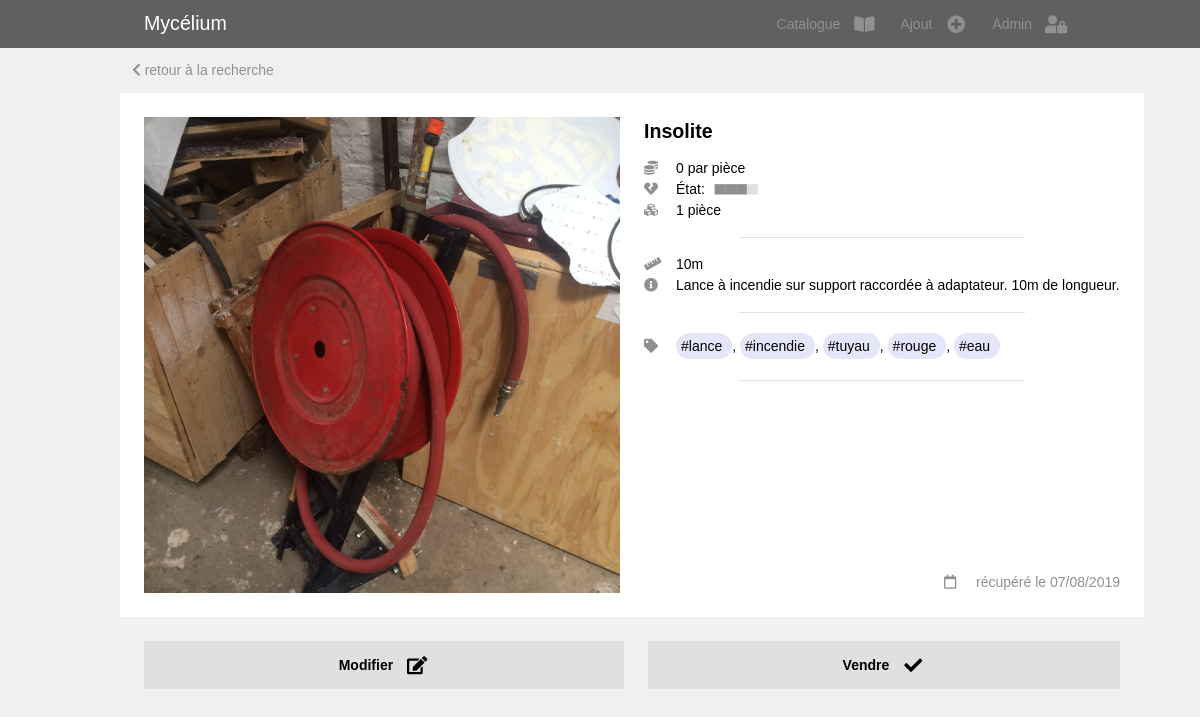
Screenshot of /item_page.php?id=3 with the database file from the repository.
### tables this page shows
CREATE TABLE IF NOT EXISTS `catalogue` (
  `ID` int(11) NOT NULL AUTO_INCREMENT,
  `ID_categorie` int(11) NOT NULL,
  `ID_souscategorie` int(11) NOT NULL,
  `pieces` int(11) NOT NULL,
  `dimensions` varchar(255) NOT NULL,
  `etat` int(11) NOT NULL,
  `tags` text NOT NULL,
  `remarques` text NOT NULL,
  `date_ajout` datetime NOT NULL DEFAULT CURRENT_TIMESTAMP,
  `poids` float NOT NULL,
  `prix` float NOT NULL,
  `localisation` varchar(255) NOT NULL,
  PRIMARY KEY (`ID`)
);

CREATE TABLE IF NOT EXISTS `categorie` (
  `ID` int(11) NOT NULL AUTO_INCREMENT,
  `nom` varchar(255) NOT NULL,
  PRIMARY KEY (`ID`)
);

### item_page.php (the view, shortened to what this page needs)
<!DOCTYPE html>
<html lang="en">
<head>
  <link rel="stylesheet" href="css/w3.css">
  <link rel="stylesheet" href="https://use.fontawesome.com/releases/v5.7.0/css/all.css">
  <link rel="stylesheet" href="https://indestructibletype.com/fonts/Jost.css" type="text/css" charset="utf-8" />
  <link rel="stylesheet" href="css/main.css">
  <link rel="stylesheet" href="css/item.css">
  <link rel="stylesheet" href="css/add_form.css">
</head>
<body>
  <?php
    include('header.php');
  ?>
  <?php
    include('connection_db.php')
  ?>
  <?php
    if (isset($_GET['id'])){
      $id = htmlspecialchars($_GET['id']);
    } else{
      $id = 0;
    }
  ?>
  <div class="quasi-fullwidth space-header">
  <div class="item-single-container">
  <div class="item-single-content">
    <a href="javascript:history.back()" class="retour"> <i class="fas fa-chevron-left"></i> retour à la recherche </a>
  <?php
    $req = $bdd->prepare('  SELECT
                            c.ID AS ID_item, c.ID_categorie, c.ID_souscategorie, c.pieces AS pieces, c.dimensions AS dimensions, c.etat AS etat, c.tags AS tags, c.prix AS prix, c.poids AS poids, c.remarques AS remarques, c.localisation AS localisation, DATE_FORMAT(c.date_ajout, \'%d/%m/%Y\') AS date_ajout_fr,
                            cat.ID, cat.nom AS categorie,
                            sscat.ID AS sscatID, sscat.ID_categorie, sscat.unite AS unitesscat, sscat.prix AS prixsscat, sscat.nom AS sous_categorie
                            FROM catalogue c
                            INNER JOIN categorie cat ON c.ID_categorie=cat.ID
                            INNER JOIN souscategorie sscat ON c.ID_souscategorie=sscat.ID
                            WHERE c.id=:id');
    $req->bindValue(':id', $id, PDO::PARAM_INT);
    $req->execute();
  ?>
  <?php
    if ($req->rowCount() > 0) {
      $item = $req->fetch();
      include('item.php'); ?>
      <div class="item-buttons-container">
        <button class="button-flex item-button" onclick="window.location.href = 'edit_form.php?id=<?php echo $id;?>';">
          <div class="button-title">Modifier</div>
          <i class='button-icon w3-large fas fa-edit'></i>
        </button>
        <button class="button-flex item-button" onclick="document.getElementById('modal_sell').style.display='block'">
          <div class="button-title">Vendre</div>
          <i class='button-icon w3-large fas fa-check'></i>
        </button>
      </div>
      <?php
    }
    else{
      echo '<h3 class="w3-container"> Cet objet n\'existe pas </h3>';
      $item=0;
    }
  ?>
  </div>
  </div>
  </div>
</body>
</html>

### header.php
<div class="header-container">
  <div class="header quasi-fullwidth">
    <div class="header-title"><a href="catalogue.php">Mycélium</a></div>
    <a href="catalogue.php" class="nav-button
      <?php if(in_array(basename($_SERVER['PHP_SELF']),array("catalogue.php","item_page2.php"))){
          echo "page-selected"; } ?>">
      <div class="nav-title">Catalogue</div>
      <i class="nav-icon w3-large fas fa-book-open"></i>
    </a>
    <a href="add_form.php" class="nav-button
      <?php if(basename($_SERVER['PHP_SELF'])=="add_form.php"){
          echo "page-selected"; } ?>">
      <div class="nav-title">Ajout</div>
      <i class="nav-icon w3-large fas fa-plus-circle"></i>
    </a>
    <a href="log.php" class="nav-button
      <?php if(basename($_SERVER['PHP_SELF'])=="log.php"){
          echo "page-selected"; } ?>">
      <div class="nav-title">Admin</div>
      <i class="nav-icon w3-large fas fa-user-lock"></i>
    </a>
  </div>
</div>

### item.php (shortened to what this page needs)
<?php
  $prix = $item['prix'];
  $piece = "1 pièce";
  $tags = explode(", ",$item['tags']);
  if ($item['dimensions']==''){
    $dimensions='non-disponibles';
  }
  else{
    $dimensions=$item['dimensions'];
  }
  if ($item['remarques']==''){
    $remarques='pas de remarques';
  }
  else{
    $remarques=$item['remarques'];
  }
?>
<div class='item'>
  <div class="item-photo-container">
      <?php
      echo '<img class="item-photo" src="photos/' . $item['ID_item'] . '.jpg" />'
      ?>
  </div>
  <div class="item-text-container">
    <div class='item-categorie-container'>
      <?php
      if ($item['sous_categorie']!='Autre'){
        ?>
        <span class="item-souscategorie"> <?php echo $item['sous_categorie']; ?> </span>
        <span class="item-categorie"> (<?php echo $item['categorie']; ?>) </span>
      <?php
      }
      else{
        ?>
        <span class="item-souscategorie"> <?php echo $item['categorie']; ?> </span>
      <?php
      }
      ?>
    </div>
    <div class="item-info-container">
      <div class="item-info-line">
        <i class='fas fa-coins item-icon'></i>
        <div class="item-info"><?php echo $prix; ?> par pièce </div>
      </div>
      <div class="item-info-line">
        <i class='fas fa-heart-broken item-icon'></i>
        <div class="item-info"> État:
          <span class='etat-icon-container'>
          <?php
          for($n = 0; $n < 4; $n++){
            if($item['etat'] > $n){
              echo '<span class="full">▅</span>' ;
            } else{
              echo '<span class="empty">▅</span>' ;
            }
          }
          ?>
          </span>
        </div>
      </div>
      <div class="item-info-line">
        <i class='fas fa-cubes item-icon'></i>
        <div class="item-info"><?php echo $piece; ?></div>
      </div>
    </div>
    <div class="item-info-plus-container">
      <div class="item-info-line">
        <i class='fas fa-ruler item-icon'></i>
        <div class="item-info"> <?php echo $dimensions; ?> </div>
      </div>
      <div class="item-info-line">
        <i class='fas fa-info-circle item-icon'></i>
        <div class="item-info"> <?php echo $remarques; ?> </div>
      </div>
    </div>
    <div class='item-tags-container'>
      <div class="item-info-line">
        <i class='fas fa-tag item-icon'></i>
        <div class="item-info">
          <?php
            for($n = 0; $n < count($tags); $n++){
              echo '<a class="item-tag" href="catalogue?q=' . $tags[$n] . '">#' . $tags[$n] . '</a>';
              if($n!=count($tags)-1){ echo ', '; }
            }
          ?>
        </div>
      </div>
    </div>
    <div class="item-date-container">
      <div class="item-info-line">
        <i class='far fa-calendar item-icon'></i>
        <div class="item-info">récupéré le <?php echo $item['date_ajout_fr']; ?></div>
      </div>
    </div>
  </div>
</div>

### css/w3.css (style rules this page uses)
*,*:before,*:after { box-sizing:inherit }
html { -ms-text-size-adjust:100%;-webkit-text-size-adjust:100% }
body { margin:0 }
a { background-color:transparent }
img { border-style:none }
button,input,select,textarea,optgroup { font:inherit;margin:0 }
button,input { overflow:visible }
button,select { text-transform:none }
button,[type=button],[type=reset],[type=submit] { -webkit-appearance:button }
html,body { font-family:Verdana,sans-serif;font-size:15px;line-height:1.5 }
html { overflow-x:hidden }
img { vertical-align:middle }
a { color:inherit }
.w3-large { font-size:18px!important }

### css/main.css (style rules this page uses)
html, body { background: #F0F0F0; margin: 0; font-weight: 400; font-size: 14px; line-height: 1.5; }
html, body, p, h1, h2, h3, h4, h5, h6 { font-family:, 'Open Sans', Helvetica, arial, sans-serif !important; }
@media (min-width: 993px) { .quasi-fullwidth { margin: 0 auto 0; max-width: 80%; } }
.space-header { margin-top: 48px; }
button { background-color: #E0E0E0; color: black; border: none; text-align: center; text-decoration: none; display: inline-block; padding: 0; font-weight: bold; font-size: 1rem; margin: 0px; position: relative; overflow: hidden; white-space: nowrap; }
.button-flex { height: 48px; display: flex; align-items: center; justify-content: center; }
.button-title { padding-left: 12px; }
.button-icon { width: 48px; text-align: center; }
.header-container { width: 100%; height: 48px; background: #606060; color: white; position: fixed; top: 0; z-index: 11; }
.header { height: 100%; display: flex; flex-direction: row; flex-wrap: nowrap; justify-content: flex-start; align-items: stretch; }
.header a { text-decoration: none; }
.header-title { flex-grow: 1; font-size: 1.4rem; padding-left: 24px; display: flex; align-items: center; }
.header .nav-button { color: #909090; margin: 0 0px 0; display: flex; align-items: center; }
.header .nav-title { display: none; padding-left: 12px; }
.header .nav-icon { width: 48px; text-align: center; }
@media (min-width: 601px) { .header .nav-title { display: block; } }

### css/item.css (style rules this page uses)
.item { text-align: left; background: white; padding: 24px 24px 12px; max-width: 100vw; }
@media (min-width: 601px) { .item { padding: 12px; } }
.retour { text-align: left; color: #909090; display: block; text-decoration: none; padding: 12px; }
.item-buttons-container { padding: 6px; display: flex; flex-wrap: nowrap; }
.item-button { flex-grow: 1; margin: 6px; }
@media (min-width: 993px) { .item-buttons-container { padding: 12px; } }
@media (min-width: 993px) { .item-button { margin: 12px; } }
.item-photo-container, .item-text-container { max-width: 500px; }
.item-photo-container { padding-bottom: 12px; }
.item-photo { width: 100%; }
@media (min-width: 601px) { .item-single-container { text-align: center; } }
@media (min-width: 601px) { .item-single-content { display: inline-block; } }
@media (min-width: 993px) { .item-single-container .item { display: flex; } }
@media (min-width: 993px) { .item-single-container .item-photo-container, .item-single-container .item-text-container { padding: 12px; width: 500px; } }
@media (min-width: 993px) { .item-single-container .item-text-container { display: flex; flex-direction: column; } }
@media (min-width: 993px) { .item-single-container .item-date-container { flex-grow: 1; display: flex; justify-content: flex-end; align-items: flex-end; } }
.item-souscategorie { font-weight: bold; font-size: 1.4em; }
.item-categorie-container { padding-bottom: 12px; }
.item-single-container .item-info-container:after, .item-single-container .item-info-plus-container::after, .item-single-container .item-tags-container::after { content: ""; display: block; margin: auto; width: 60%; height: 1px; margin-top: 16px; margin-bottom: 16px; background: #E0E0E0; }
.item-info-line { display: flex; white-space: nowrap; align-items: baseline; }
.item-date-container .item-info-line { justify-content: flex-end; color: #909090; }
.item-icon { width: 32px; flex-shrink: 0; }
.item-info { white-space: normal; }
.item-icon { color: #909090; }
.etat-icon-container { margin-left: 6px; position: relative; bottom: 3px; }
.etat-icon-container .full { color: #909090; }
.etat-icon-container .empty { color: #E0E0E0; }
.item-single-container .item-tag { white-space: nowrap; padding: 5px 10px 5px 5px; text-decoration: none; background: lavender; border-radius: 15px; line-height: 2.5; }

### rows the page displays
catalogue: ID_categorie.nom "Insolite", prix "0", etat 3 (drawn), dimensions "10m", remarques "Lance à incendie sur support raccordée à adaptateur. 10m de longueur.", tags "lance", tags "incendie", tags "tuyau", tags "rouge", tags "eau"

### other values shown
$piece "1 pièce"
$item['date_ajout_fr'] "07/08/2019"
